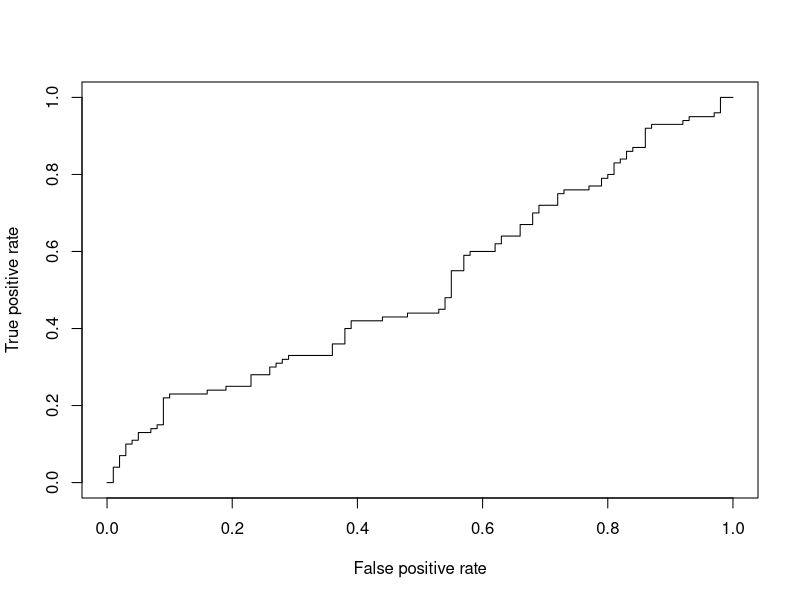
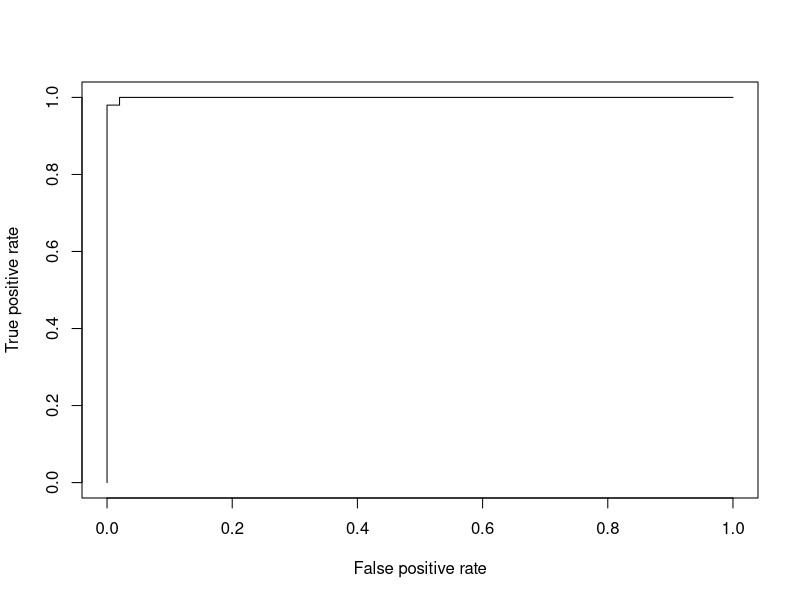
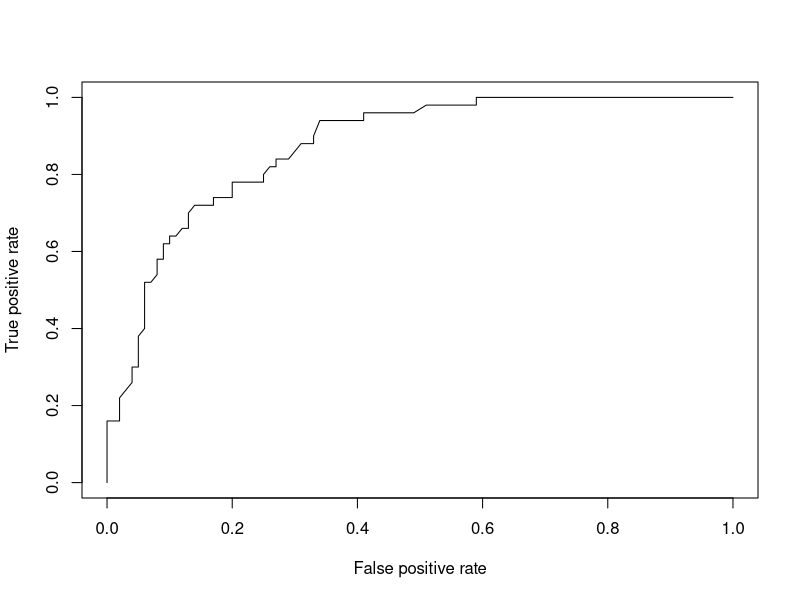
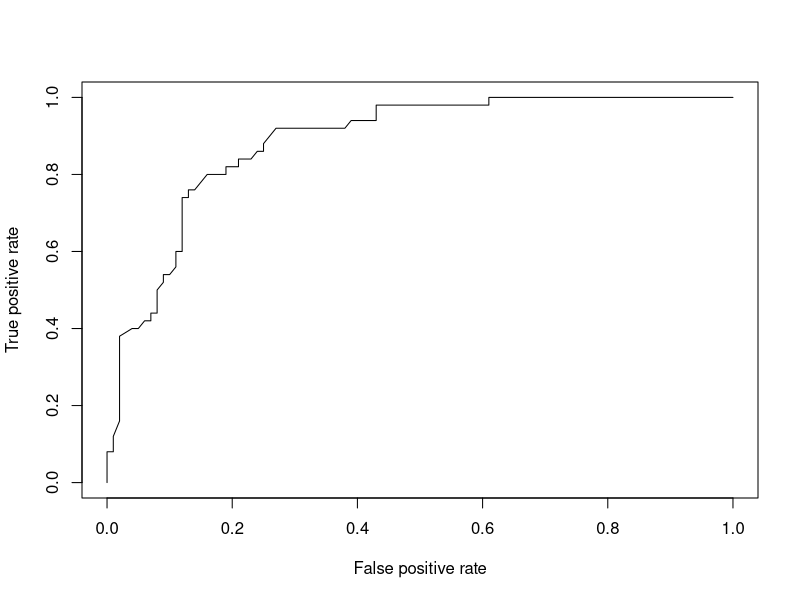

Write the R code that produced these figures, in order.
install.packages("ROCR")
library(ROCR)
data(ROCR.simple)
library(e1071)

group=c(rep(0,times=100),rep(1,times=100))
#pred <- prediction( ROCR.simple$labels, ROCR.simple$labels) 
pred <- prediction( rnorm(200,mean=1,sd=1), ROCR.simple$labels) 
pred <- prediction( rnorm(200,mean=2,sd=2), ROCR.simple$labels) 

pred <- prediction( rnorm(200,mean=1,sd=1), group) 
pred <- prediction( rnorm(200,mean=2,sd=2), group) 

# prediction 第一個參數位資料集，第二個參數為組別，目前支援二分法
# 多組以上需兩兩比較

perf <- performance(pred,"tpr","fpr") 
perf
plot(perf)
perf <- performance(pred, measure = "auc")   #area under curve
perf@y.values

#########
#for IRIS
#########
iris$setosa <- as.numeric(iris$Species == "setosa")
mod1 <- svm(iris$setosa~Sepal.Length+Sepal.Width, data=iris, kernel="radial")

pred1 <- prediction(predict(mod1), iris$setosa)
perf1 <- performance(pred1,"tpr","fpr")
plot(perf1)
perf1 <- performance(pred1, measure = "auc")   #area under curve
perf1@y.values
#############
iris$vcolor <- as.numeric(iris$Species == "versicolor")
mod2 <- svm(iris$vcolor~Sepal.Length+Sepal.Width, data=iris, kernel="radial")

pred2 <- prediction(predict(mod2), iris$vcolor)
perf2 <- performance(pred2,"tpr","fpr")
plot(perf2)
perf2 <- performance(pred2, measure = "auc")   #area under curve
perf2@y.values
#############
iris$vnica <- as.numeric(iris$Species == "virginica")
mod3 <- svm(iris$vnica~Sepal.Length+Sepal.Width, data=iris, kernel="radial")

pred3 <- prediction(predict(mod3), iris$vnica)
perf3 <- performance(pred3,"tpr","fpr")
plot(perf3)
perf3 <- performance(pred3, measure = "auc")   #area under curve
perf3@y.values
